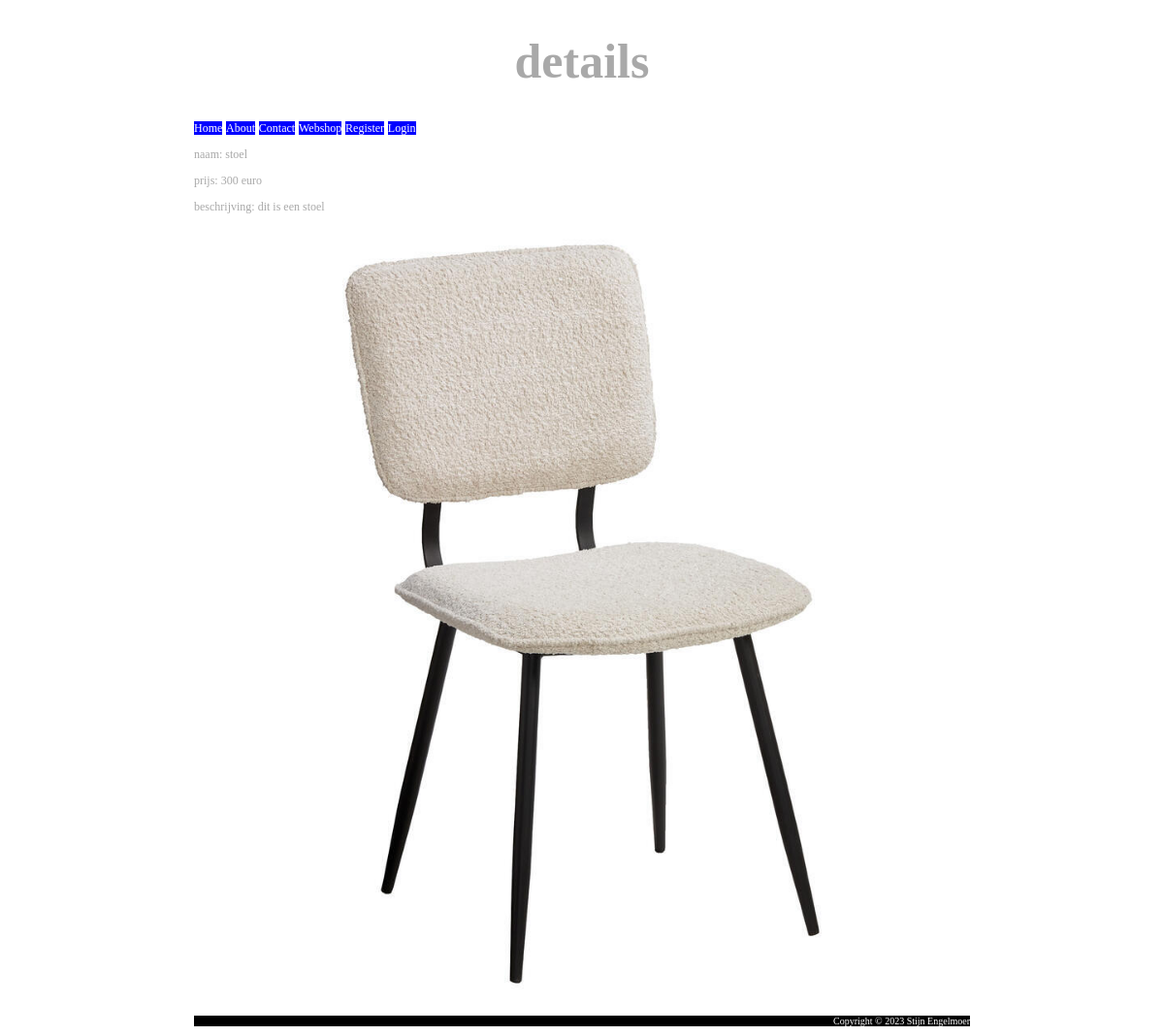
The page /index.php?page=webshopitem&row=1 on the database its author committed.
### tables this page shows
CREATE TABLE `products` (
  `id` int NOT NULL,
  `name` text NOT NULL,
  `description` text NOT NULL,
  `price` text NOT NULL,
  `filename` text NOT NULL
);

### products.repository.php (called while the page is built, shortened)
<?php
function GetProductById($productId){
    $conn = ConnectDB();
    try {
        $productId = $conn->real_escape_string($productId);
        $sql = "SELECT * FROM products WHERE id ='$productId'";
        $result = mysqli_query($conn, $sql);
        if (mysqli_num_rows($result) > 0) {
            while($row = mysqli_fetch_assoc($result)) {
                $product = array("id" => $row["id"], "name" => $row["name"], "description" => $row["description"],
                "price" => $row["price"], "filename" => $row["filename"]);
            }
            return $product;
        } else {
            return null;
        }
    } finally {
    mysqli_close($conn);
    }
}

### product.service.php (called while the page is built, shortened)
<?php
include "products.repository.php";
function SearchForProductById($productId){
    $product = GetProductById($productId);
    return $product;
}

### webshopitem.php (the view)
<?php
function ShowWebshopItem($product){echo '
    <p>naam: ';echo $product["name"]; echo '</p>
    <p>prijs: ';echo $product["price"]; echo '</p>
    <p>beschrijving: ';echo $product["description"]; echo '</p>
    <img src="';echo $product["filename"]; echo '" width="100%" height="100%">';
}

### CSS/stylesheet.css (style rules this page uses)
body { font-size: 12px; color: darkgray; max-width: 800px; margin: auto; }

### rows shown on the page
products: name "stoel", price "300 euro", description "dit is een stoel", filename (picture)

### other values the page prints
$message "Home"
$message "About"
$message "Contact"
$message "Webshop"
$message "Register"
$message "Login"
